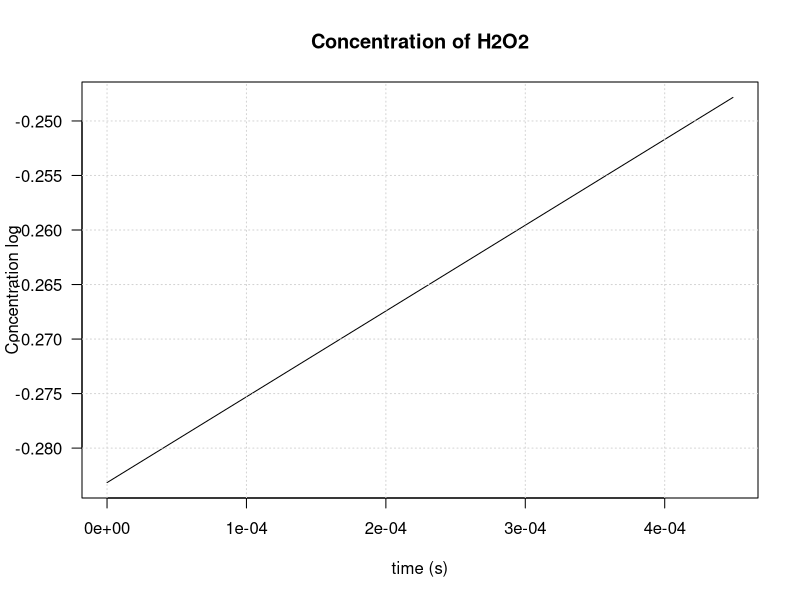
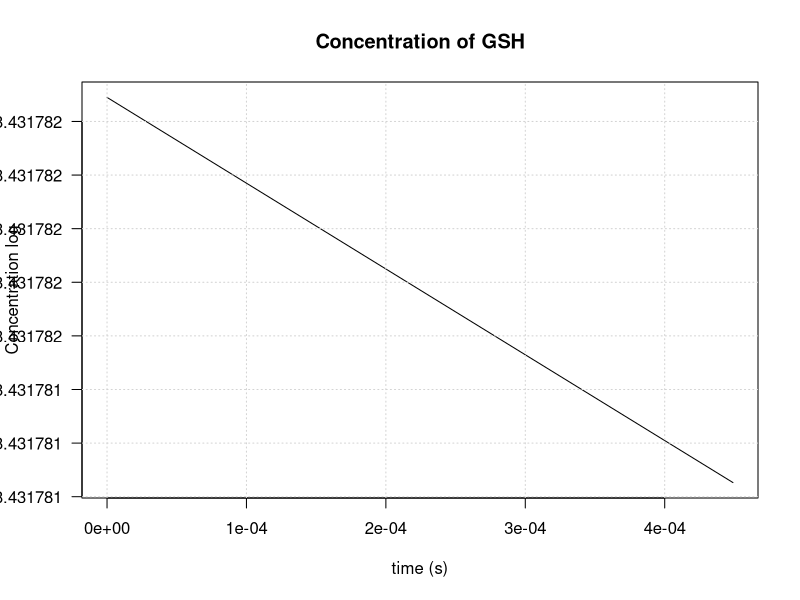
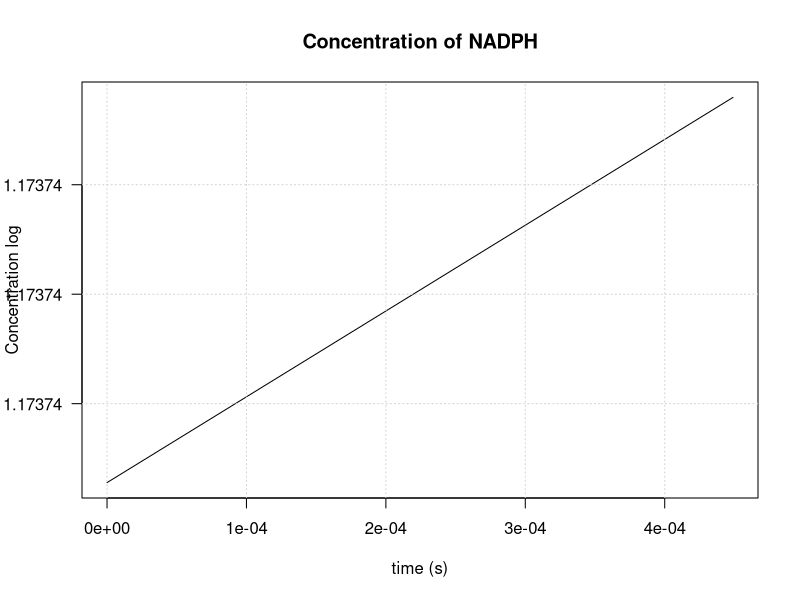
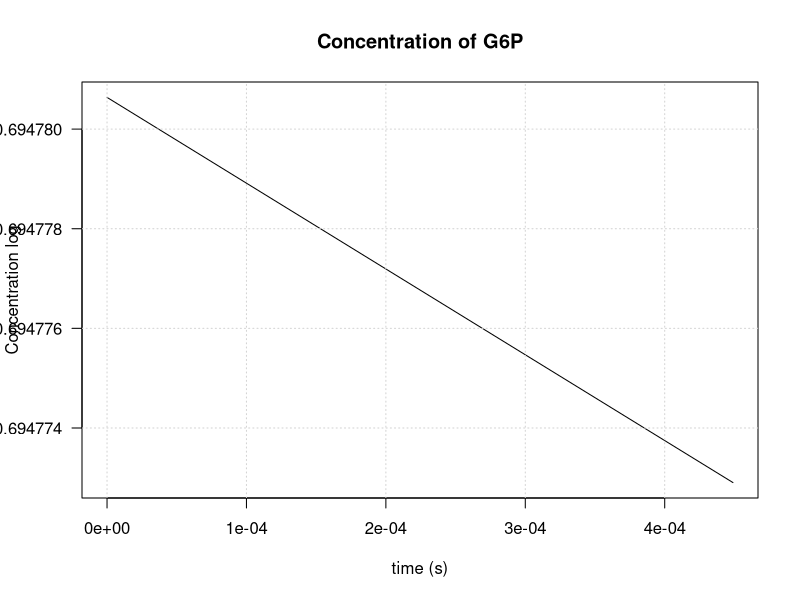
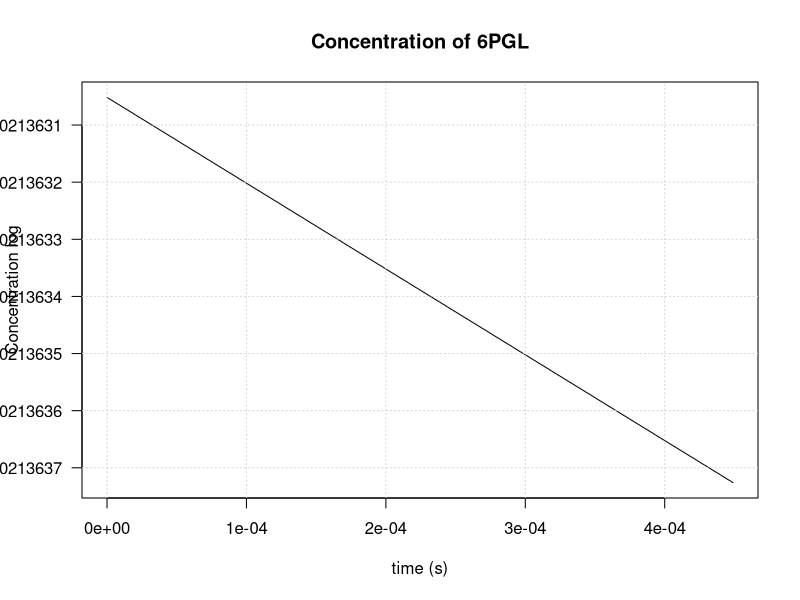
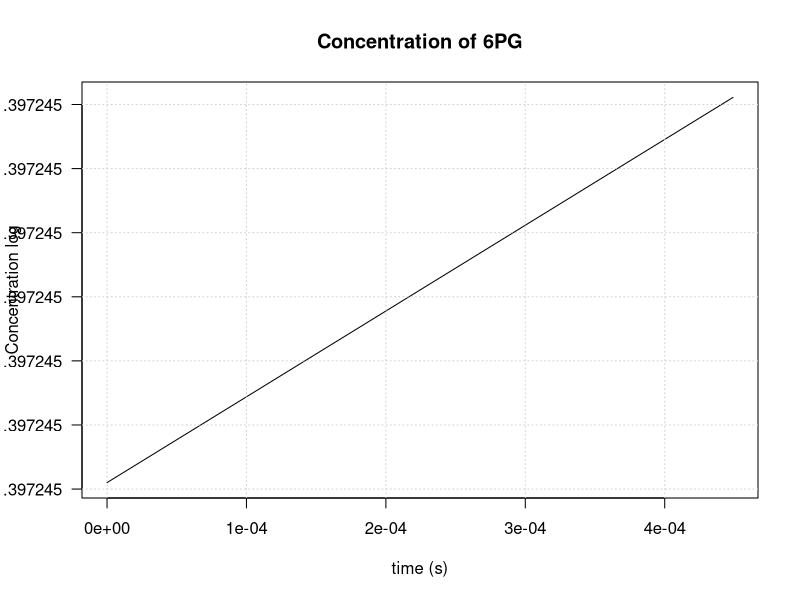
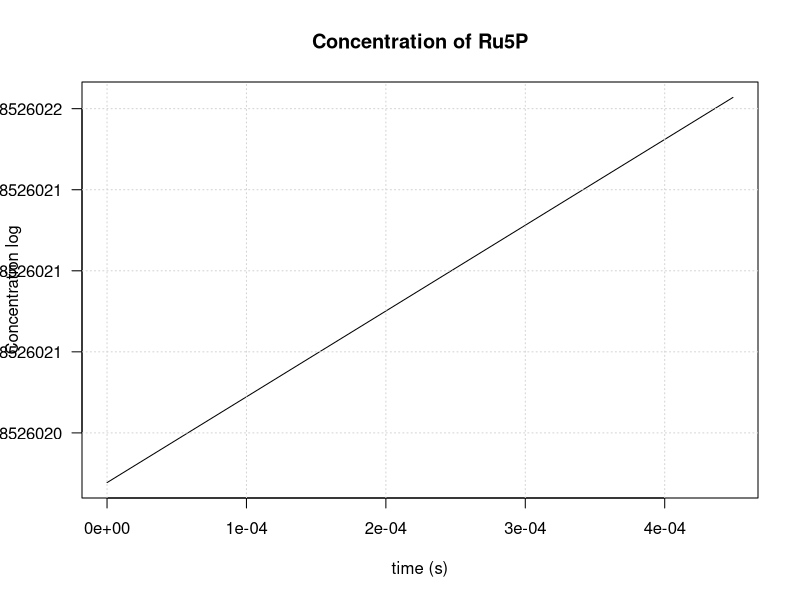
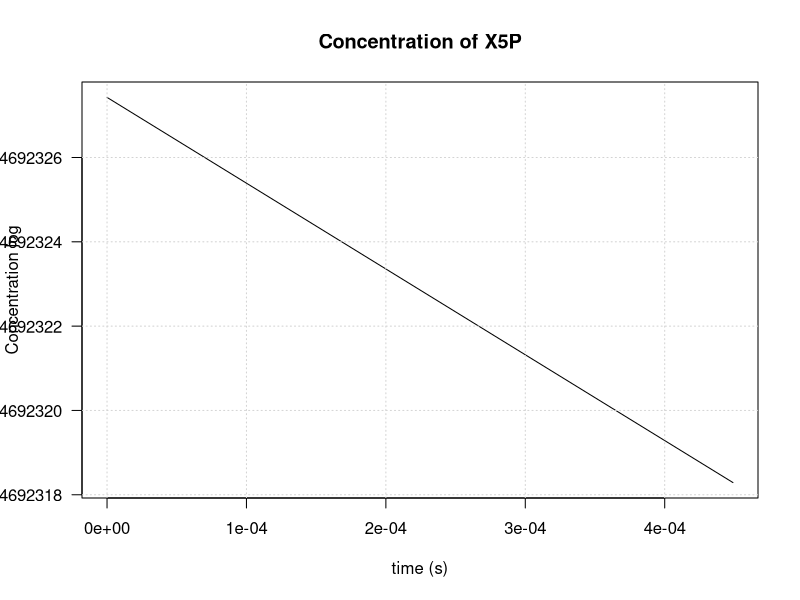

Reproduce these figures in R, in order. (Note: this script raises an error after producing the figures.)
## ---- chunk 1
knitr::opts_chunk$set(echo = TRUE)
## ---- chunk 2
# Clear
rm(list = ls())

# Library
library(tidyverse)
library(deSolve)
library(readxl)
library(ggplot2)
library(dplyr)
## ---- chunk 3
                ## GENERAL FONCTION ##
# DIFFUSION LAW
# Function Diffusion to the compartment 1 to compartment 2
DIFF <- function(C1, C2, k, kdiff){
  # C1: matrix(time)
  # C2: matrix(time)
  # k: constant max
  # kdiff: constant diffusion
  phi <- k + kdiff * (C1-C2)
  return (phi)
}

# MASS ACTION LAW
# Function MA(m,n) (equation 5) Mass Action
MA <- function(sub, k, produit, inhib, Keq, Ki){
  # time: vector of time points
  # sub : matrix of substrat concentration (time)
  # produit : vector of n products concentration
  # inhib: vector of inhibitor
  # k: constant max
  # Km: vector of MM constants 
  # Keq: equilibrium constant
  # Ki: Inhibitor constant
  phi <- k * (prod(sub) - (prod(produit) / Keq)) / ( 1 + inhib/Ki )
  return(phi)
}
# /!\ value put by default for P, I, Keq, Ki, in case of the equation is not reversible and has no inhibitors

# MICHAELIS MENTEN LAW
MM <- function(sub, k, Km, produit, Keq, inhib, Ki){
  # time: vector of time points
  # sub : matrix of substrat concentration (time)
  # produit : vector of n products concentration
  # inhib: vector of inhibitor
  # k: constant max
  # Km: vector of MM constants
  # Keq: equilibrium constant
  # Ki: Inhibitor constant
  phi <- k * (prod(sub) - prod(produit)/Keq) / (1 + (prod(sub)+prod(produit))/Km + sum(inhib)/Ki)
  return(phi)
}
                ## PARTICULAR FONCTION ##
## GPx / GR

# MICHAELIS MENTEN LAW
MM_GPx_GR <- function(sub, k, Km, Un){
  # time: vector of time points
  # sub : matrix of substrat concentration (time)
  # k: constant max
  # Km: vector of MM constants
  # Un: if Un == 0 : GPx AND if Un == 1 : GR
  phi <- k/ (Un + sum(Km/sub)) # need to have the S in the same order than Km
  return(phi)
}

# MICHAELIS MENTEN LAW
MM_6PGD <- function(sub, k, Km, produit, inhib, Ki){
  # time: vector of time points
  # sub : matrix of substrat concentration (time)
  # produit : vector of n products concentration
  # inhib: vector of inhibitor
  # k: constant max
  # Km: vector of MM constants
  # Keq: equilibrium constant
  # Ki: Inhibitor constant
  phi <- k * (prod(sub))  / (1 + (sub[1])/Km + sum(inhib)/Ki)
  return(phi)
}

MA_GAPD <- function(sub, k, produit, inhib, Ki){
  # time: vector of time points
  # sub : matrix of substrat concentration (time)
  # produit : vector of n products concentration
  # inhib: vector of inhibitor
  # k: constant max
  # Km: vector of MM constants 
  # Keq: equilibrium constant
  # Ki: Inhibitor constant
  phi <- k * prod(sub) / ( 1 + inhib[1]/(Ki * (inhib[2]/ (inhib[2]+ 2*inhib[3]))))
  return(phi)
}

## Constant (need ?)
CONST <- function(k){
  return(k)
}
## ---- chunk 4
# Matrix vector
sys_sto_ode <- c(c(1,-1,-1,0,0,0,0,0,0,0,0,0,0,0,0,0,0,0,0,0,0,0,0), c(0,0,-2,2,0,0,0,0,0,0,0,0,0,0,0,0,0,0,0,0,0,0,0), c(0,0,0,-1,1,-1,1,0,1,0,0,0,0,0,0,0,0,0,0,0,0,0,0),c(0,0,0,0,0,0,-1,0,0,0,0,0,0,0,0,1,-1,0,0,0,0,0,0),c(0,0,0,0,0,0,1,-1,0,0,0,0,0,0,0,0,0,0,0,0,0,0,0),c(0,0,0,0,0,0,0,1,-1,0,0,0,0,0,0,0,0,0,0,0,0,0,0), c(0,0,0,0,0,0,0,0,1,-1,-1,0,0,0,0,0,0,0,0,0,0,0,0), c(0,0,0,0,0,0,0,0,0,0,1,0,-1,0,-1,0,0,0,0,0,0,0,0), c(0,0,0,0,0,0,0,0,0,1,0,-1,-1,0,0,0,0,0,0,0,0,0,0), c(0,0,0,0,0,0,0,0,0,0,0,0,1,-1,0,0,0,0,0,0,0,0,0), c(0,0,0,0,0,0,0,0,0,0,0,0,0,1,-1,0,0,0,0,0,0,0,0), c(0,0,0,0,0,0,0,0,0,0,0,0,0,0,0,-1,0,0,0,0,0,1,0),c(0,0,0,0,0,0,0,0,0,0,0,0,0,0,1,0,1,-1,0,0,0,0,1),c(0,0,0,0,0,0,0,0,0,0,0,0,0,0,0,0,0,1,-1,0,0,0,0),c(0,0,0,0,0,0,0,0,0,0,0,0,0,0,0,0,0,0,1,-1,0,0,0),c(0,0,0,0,0,0,0,0,0,0,0,0,1,0,1,0,0,0,1,1,-1,0,-1),c(0,0,1,-1,0,0,0,0,0,0,0,0,0,0,0,0,0,0,0,0,0,0,0),c(0,0,0,1,-1,1,-1,0,-1,0,0,0,0,0,0,0,0,0,0,0,0,0,0))

# Name
name_equa_diff <- c("H2O2","GSH","NADPH","G6P","6PGL","6PG","Ru5P","X5P","R5P","S7P","E4P","GLC","F6P","FBP","DHAP","GAP","GSSG","NADPp")
name_phi       <- c("phi_OX","phi_CAT","phi_GPx","phi_GR","phi_NNH","phi_NHN","phi_G6PD","phi_6PGL","phi_6PGD","phi_RPI","phi_RPE","phi_PRPP","phi_TKT1","phi_TLD","phi_TKT2","phi_HK","phi_PGI","phi_PFK","phi_ALD","phi_TPI","phi_GAPD","phi_GLU","phi_TAL")


# Matrix Formation
mat_stochio <- matrix(sys_sto_ode, nrow=23)

# Add names
colnames(mat_stochio) <- name_equa_diff
rownames(mat_stochio) <- name_phi

# Transpose
mat_stochio_equadiff <- t(mat_stochio)

head(mat_stochio_equadiff)
## ---- chunk 5
parameters_table <- read_excel("parameters.xlsx")
parameters<-as.numeric(as.vector(t(parameters_table[,4]))) # selection of the interest column
length(parameters)
## ---- chunk 6
init_table <- read_excel("init.xlsx")
init<-as.numeric(as.vector(t(init_table[,2]))) # selection of the interest raw
length(init)
## ---- chunk 7
syst <- function(t, y, parameters, msys){
  print(y[1])
  # PHI
  Phi <- matrix(c(
    DIFF(parameters[3], y[1], parameters[1], parameters[2]),
    MA(sub=y[1], k=parameters[4], produit=0, inhib=0, Keq=1, Ki=1),
    MM_GPx_GR(sub=c(y[1],y[2]), k=parameters[5], Km=c(parameters[6],parameters[7]), Un=0),
    MM_GPx_GR(sub=c(y[17],y[3]), k=parameters[8], Km=c(parameters[9],parameters[10]), Un=1),
    MA(sub=y[18], k=parameters[11], produit=0, inhib=0, Keq=1, Ki=1),
    MA(sub=y[18], k=parameters[12], produit=0, inhib=y[1], Keq=1, Ki=parameters[13]),
    MA(sub=c(y[4],y[18]), k=parameters[14], produit=0, inhib=y[3], Keq=1, Ki=parameters[15]),
    MA(sub=y[5], k=parameters[16], produit=0, inhib=0, Keq=1, Ki=1), 
    MM_6PGD(sub=c(y[6],y[18]), k=parameters[17], Km=parameters[18], inhib=y[3], Ki=parameters[19]),
    MA(sub=y[7], k=parameters[20], produit=y[9], inhib=0, Keq=parameters[21], Ki=1), 
    MA(sub=y[7], k=parameters[22], produit=y[8], inhib=0, Keq=parameters[23], Ki=1),
    MM(sub=c(y[9]), k=parameters[24], Km=parameters[25], produit=0, Keq=1, inhib=0, Ki=1),
    MM(sub=c(y[9],y[8]), k=parameters[26], Km=parameters[27], produit=c(y[16],y[10]), Keq=parameters[28], inhib=0, Ki=1),
    MM(sub=c(y[16],y[10]), k=parameters[29], Km=parameters[30], produit=c(y[13],y[11]), Keq=parameters[31], inhib=0, Ki=1),
    MM(sub=c(y[11],y[8]), k=parameters[32], Km=parameters[33], produit=c(y[13],y[16]), Keq=parameters[34], inhib=0, Ki=1),
    MA(sub=y[12], k=parameters[35], produit=0, inhib=y[16], Keq=1, Ki=parameters[36]),
    MA(sub=y[4], k=parameters[37], produit=y[13], inhib=y[6], Keq=parameters[38], Ki=parameters[39]),
    MA(sub=y[13], k=parameters[40], produit=0, inhib=0, Keq=1, Ki=1) - MA(sub=y[14], k=parameters[41], produit=0, inhib=0, Keq=1, Ki=1),
    MA(sub=y[14], k=parameters[42], produit=c(y[15],y[16]), inhib=0, Keq=parameters[43], Ki=1),
    MA(sub=y[15], k=parameters[44], produit=y[16], inhib=0, Keq=parameters[45], Ki=1),
    MA_GAPD(sub=y[16], k=parameters[46], produit=0, inhib=c(y[1],y[2],y[17]), Ki=parameters[47]),
    parameters[49],
    MM(sub=c(y[10],y[16]), k=parameters[50], Km=parameters[52], produit=c(y[13],y[16]), Keq=parameters[51], inhib=0, Ki=1)
  ))
  dy <- msys %*% Phi
  
  
  return(list(as.vector(dy)))
}
## ---- chunk 8
time <- seq(0, 100, by=10)
## ---- chunk 9
solution <- lsoda(y = init, times = time, func = syst, parms = parameters, msys= mat_stochio_equadiff, maxsteps = 5)
## ---- chunk 10
for (i in seq(2,length(name_equa_diff)+1)){
  plot(x=solution[,1], y=log10(solution[,i]), type = "l", main = paste("Concentration of", name_equa_diff[i-1]), xlab = "time (s)", ylab = "Concentration log",las=1)
  grid()
  }
## ---- chunk 11
recupm <- read_excel("try_model_pentose_pathway_article/model300s.xlsx")

## ---- chunk 12
mmodel <- as.data.frame(mutate_all(recupm, function(x) as.numeric(as.character(x)))) # transform table into numeric values
## ---- chunk 13
for (i in seq(2,length(name_equa_diff)+1)){
  plot(x=solution[,1], y=log10(solution[,i]), type = "l", main = paste("Concentration of", name_equa_diff[i-1]), xlab = "time (s)", ylab = "Concentration log",las=1,ylim = c(-1,4))
  lines(x=mmodel[,1], y=log10(mmodel[,i]),col ="red")
  grid()
  }
## ---- chunk 14
mat_stochio_equadiff <- matrix_sto_ode
## ---- chunk 15
solutionODElsoda <- ode(y = init,method = "lsoda", times = time, func = syst, parms = parameters, msys= mat_stochio_equadiff)
solutionODEeuler <- ode(y = init,method = "euler", times = time, func = syst, parms = parameters, msys= mat_stochio_equadiff)
solutionODErk4 <- ode(y = init,method = "rk4", times = time, func = syst, parms = parameters, msys= mat_stochio_equadiff)
## ---- chunk 16
for (i in seq(2,length(name_equa_diff)+1)){
  plot(x=solutionODElsoda[,1], y=log10(solutionODElsoda[,i]), type = "l", main = paste("Concentration of", name_equa_diff[i-1]), xlab = "time (s)", ylab = "Concentration log",las=1)
  lines(x=solutionODEeuler[,1], y=log10(solutionODEeuler[,i]),col ="red")
  lines(x=solutionODErk4[,1], y=log10(solutionODErk4[,i]),col ="red")
  grid()
  }
